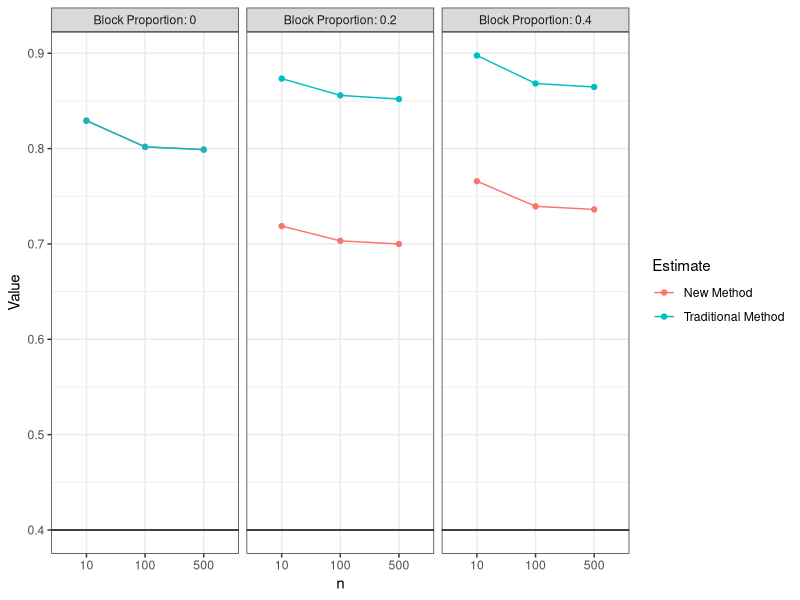
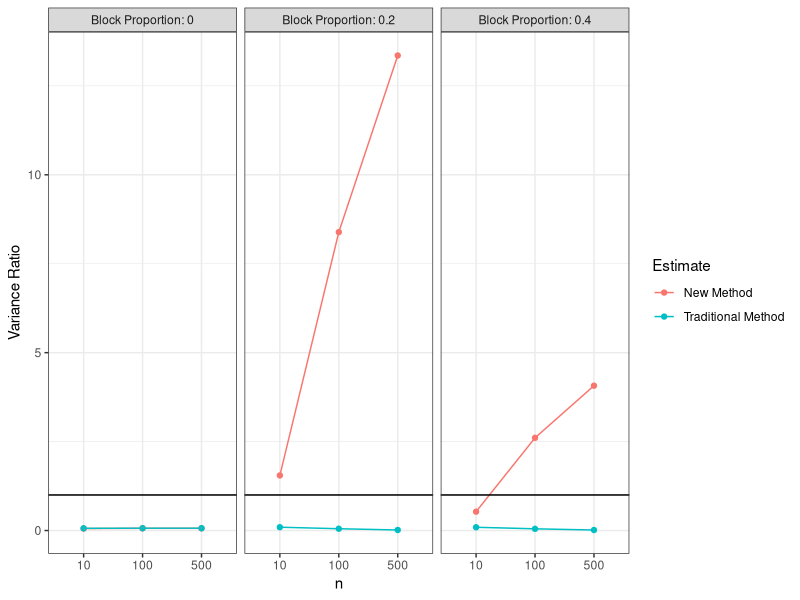

Reproduce these figures in R, in order.
## ---- chunk 1
library(tidyverse)
library(kableExtra)
library(ggthemes)
# source("function_calculations.R")
# source("simulation_code.R")
## ---- chunk 2
sim_results_10 <- read_csv("sim_results_updated_dec21.csv")
sim_results_10 %>% 
  group_by(m, n, var_block) %>% 
  summarise_at(c("d1", "d2"), var) %>% 
  mutate(actual_var_d1 = d1, actual_var_d2 = d2) %>% 
  select(-c(d1, d2)) %>% 
  cbind( (sim_results_10 %>% group_by(m, n, var_block) %>% summarise_at(c("v1", "v2"), mean) %>% ungroup() %>% select(v1, v2))) %>% 
  mutate(ratio_d1 = v1/actual_var_d1,
         ratio_d2 = v2/actual_var_d2) %>% 
  kbl() %>% 
  kable_minimal(full_width = F)
## ---- chunk 3
sim_results_10 %>% 
  group_by(n, var_block, m) %>% 
  summarise_at(vars(d1, v1, d2, v2), mean) %>% 
  kbl() %>% 
  kable_minimal(full_width = F)
## ---- chunk 4
sim_results_10 %>% 
  group_by(n, var_block, m) %>% 
  summarise_at(vars(d1, v1, d2, v2), mean) %>% 
  pivot_longer(cols = c(d1, v1, d2, v2), names_to = "estimate", values_to = "value") %>% 
  filter(estimate != "v1" & estimate != "v2") %>% 
  mutate(`Block Proportion` = var_block, n = factor(n)) %>% 
  ggplot(aes(x = n, y = value, color = estimate, group = estimate)) + geom_point() +
  geom_line(aes(group = estimate)) + facet_grid(~ `Block Proportion`, labeller = label_both) +
  theme_bw() + geom_hline(yintercept = 0.40) + xlab("n") + ylab("Value") + labs(color = "Estimate") +
  scale_color_discrete(labels = c("New Method", "Traditional Method"))
## ---- chunk 5
sim_results_10 %>% 
  group_by(m, n, var_block) %>% 
  summarise_at(c("d1", "d2"), var) %>% 
  mutate(actual_var_d1 = d1, actual_var_d2 = d2) %>% 
  select(-c(d1, d2)) %>% 
  cbind( (sim_results_10 %>% group_by(m, n, var_block) %>% summarise_at(c("v1", "v2"), mean) %>% ungroup() %>% select(v1, v2))) %>% 
  mutate(ratio_d1 = v1/actual_var_d1,
         ratio_d2 = v2/actual_var_d2) %>% 
  pivot_longer(cols = c(ratio_d1, ratio_d2), names_to = "estimate", values_to = "value") %>%
  # filter(var_block != 0) %>% 
  mutate(`Block Proportion` = var_block, n = factor(n)) %>% 
  ggplot(aes(x = n, y = value, color = estimate, group = estimate)) + geom_point() + 
  geom_line() + facet_grid(~ `Block Proportion`, labeller = label_both) +
  theme_bw() + xlab("n") + ylab("Variance Ratio") + labs(color = "Estimate") +
    scale_color_discrete(labels = c("New Method", "Traditional Method")) + geom_hline(yintercept = 1)
